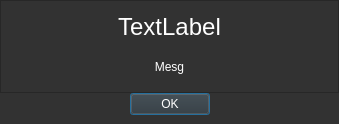
<?xml version="1.0" encoding="UTF-8"?>
<ui version="4.0">
 <class>MesgWindow</class>
 <widget class="QWidget" name="MesgWindow">
  <property name="geometry">
   <rect>
    <x>0</x>
    <y>0</y>
    <width>339</width>
    <height>124</height>
   </rect>
  </property>
  <property name="windowTitle">
   <string>Mesg Window</string>
  </property>
  <property name="windowOpacity">
   <double>0.900000000000000</double>
  </property>
  <property name="styleSheet">
   <string notr="true">QWidget{
	color:white;
	background-color: rgb(50, 50, 50);
}</string>
  </property>
  <layout class="QVBoxLayout" name="verticalLayout">
   <property name="spacing">
    <number>0</number>
   </property>
   <property name="leftMargin">
    <number>0</number>
   </property>
   <property name="topMargin">
    <number>0</number>
   </property>
   <property name="rightMargin">
    <number>0</number>
   </property>
   <property name="bottomMargin">
    <number>9</number>
   </property>
   <item>
    <widget class="QFrame" name="frame">
     <property name="frameShape">
      <enum>QFrame::Shape::StyledPanel</enum>
     </property>
     <property name="frameShadow">
      <enum>QFrame::Shadow::Raised</enum>
     </property>
     <layout class="QVBoxLayout" name="verticalLayout_2">
      <item>
       <widget class="QLabel" name="MesgHeading">
        <property name="font">
         <font>
          <pointsize>18</pointsize>
         </font>
        </property>
        <property name="text">
         <string>TextLabel</string>
        </property>
        <property name="alignment">
         <set>Qt::AlignmentFlag::AlignCenter</set>
        </property>
       </widget>
      </item>
      <item>
       <widget class="QLabel" name="Mesg">
        <property name="text">
         <string>Mesg</string>
        </property>
        <property name="alignment">
         <set>Qt::AlignmentFlag::AlignCenter</set>
        </property>
       </widget>
      </item>
     </layout>
    </widget>
   </item>
   <item>
    <widget class="QDialogButtonBox" name="buttonBox">
     <property name="standardButtons">
      <set>QDialogButtonBox::StandardButton::Ok</set>
     </property>
     <property name="centerButtons">
      <bool>true</bool>
     </property>
    </widget>
   </item>
  </layout>
 </widget>
 <resources/>
 <connections/>
</ui>
